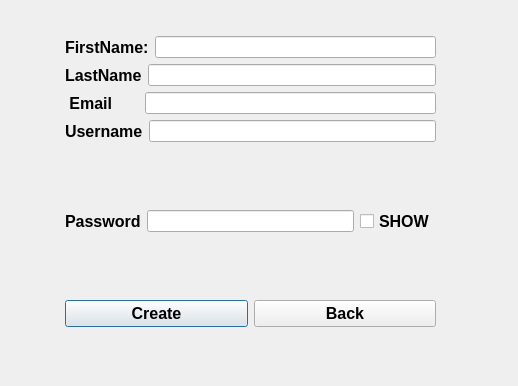
<?xml version="1.0" encoding="UTF-8"?>
<ui version="4.0">
 <class>Registracija</class>
 <widget class="QDialog" name="Registracija">
  <property name="geometry">
   <rect>
    <x>0</x>
    <y>0</y>
    <width>518</width>
    <height>386</height>
   </rect>
  </property>
  <property name="windowTitle">
   <string>Dialog</string>
  </property>
  <widget class="QWidget" name="layoutWidget">
   <property name="geometry">
    <rect>
     <x>65</x>
     <y>36</y>
     <width>371</width>
     <height>291</height>
    </rect>
   </property>
   <layout class="QGridLayout" name="gridLayout">
    <item row="0" column="0">
     <layout class="QHBoxLayout" name="horizontalLayout_5">
      <item>
       <widget class="QLabel" name="labelname">
        <property name="font">
         <font>
          <pointsize>12</pointsize>
          <bold>true</bold>
         </font>
        </property>
        <property name="text">
         <string>FirstName:</string>
        </property>
       </widget>
      </item>
      <item>
       <widget class="QLineEdit" name="fname">
        <property name="enabled">
         <bool>true</bool>
        </property>
        <property name="sizePolicy">
         <sizepolicy hsizetype="Expanding" vsizetype="Fixed">
          <horstretch>0</horstretch>
          <verstretch>0</verstretch>
         </sizepolicy>
        </property>
        <property name="minimumSize">
         <size>
          <width>0</width>
          <height>0</height>
         </size>
        </property>
        <property name="contextMenuPolicy">
         <enum>Qt::NoContextMenu</enum>
        </property>
        <property name="acceptDrops">
         <bool>true</bool>
        </property>
        <property name="toolTip">
         <string/>
        </property>
        <property name="maxLength">
         <number>1000</number>
        </property>
        <property name="echoMode">
         <enum>QLineEdit::Normal</enum>
        </property>
       </widget>
      </item>
     </layout>
    </item>
    <item row="1" column="0">
     <layout class="QHBoxLayout" name="horizontalLayout_19">
      <item>
       <widget class="QLabel" name="label_13">
        <property name="font">
         <font>
          <pointsize>12</pointsize>
          <bold>true</bold>
         </font>
        </property>
        <property name="text">
         <string>LastName</string>
        </property>
        <property name="margin">
         <number>3</number>
        </property>
       </widget>
      </item>
      <item>
       <widget class="QLineEdit" name="lname">
        <property name="enabled">
         <bool>true</bool>
        </property>
        <property name="sizePolicy">
         <sizepolicy hsizetype="Expanding" vsizetype="Fixed">
          <horstretch>0</horstretch>
          <verstretch>0</verstretch>
         </sizepolicy>
        </property>
        <property name="minimumSize">
         <size>
          <width>0</width>
          <height>0</height>
         </size>
        </property>
        <property name="contextMenuPolicy">
         <enum>Qt::NoContextMenu</enum>
        </property>
        <property name="acceptDrops">
         <bool>true</bool>
        </property>
        <property name="toolTip">
         <string/>
        </property>
        <property name="maxLength">
         <number>1000</number>
        </property>
        <property name="echoMode">
         <enum>QLineEdit::Normal</enum>
        </property>
       </widget>
      </item>
     </layout>
    </item>
    <item row="2" column="0">
     <layout class="QHBoxLayout" name="horizontalLayout_18">
      <item>
       <widget class="QLabel" name="label_12">
        <property name="font">
         <font>
          <pointsize>12</pointsize>
          <bold>true</bold>
         </font>
        </property>
        <property name="text">
         <string> Email      </string>
        </property>
        <property name="margin">
         <number>5</number>
        </property>
        <property name="indent">
         <number>-1</number>
        </property>
       </widget>
      </item>
      <item>
       <widget class="QLineEdit" name="email">
        <property name="enabled">
         <bool>true</bool>
        </property>
        <property name="sizePolicy">
         <sizepolicy hsizetype="Expanding" vsizetype="Fixed">
          <horstretch>0</horstretch>
          <verstretch>0</verstretch>
         </sizepolicy>
        </property>
        <property name="minimumSize">
         <size>
          <width>0</width>
          <height>0</height>
         </size>
        </property>
        <property name="contextMenuPolicy">
         <enum>Qt::NoContextMenu</enum>
        </property>
        <property name="acceptDrops">
         <bool>true</bool>
        </property>
        <property name="toolTip">
         <string/>
        </property>
        <property name="maxLength">
         <number>1000</number>
        </property>
        <property name="echoMode">
         <enum>QLineEdit::Normal</enum>
        </property>
       </widget>
      </item>
     </layout>
    </item>
    <item row="3" column="0">
     <layout class="QHBoxLayout" name="horizontalLayout_3">
      <property name="topMargin">
       <number>0</number>
      </property>
      <item>
       <widget class="QLabel" name="label">
        <property name="font">
         <font>
          <pointsize>12</pointsize>
          <bold>true</bold>
         </font>
        </property>
        <property name="text">
         <string>Username</string>
        </property>
        <property name="margin">
         <number>2</number>
        </property>
       </widget>
      </item>
      <item>
       <widget class="QLineEdit" name="user"/>
      </item>
     </layout>
    </item>
    <item row="4" column="0">
     <layout class="QHBoxLayout" name="horizontalLayout_2">
      <item>
       <widget class="QLabel" name="label_2">
        <property name="font">
         <font>
          <pointsize>12</pointsize>
          <bold>true</bold>
         </font>
        </property>
        <property name="text">
         <string>Password</string>
        </property>
        <property name="margin">
         <number>4</number>
        </property>
       </widget>
      </item>
      <item>
       <widget class="QLineEdit" name="pass">
        <property name="enabled">
         <bool>true</bool>
        </property>
        <property name="sizePolicy">
         <sizepolicy hsizetype="Expanding" vsizetype="Fixed">
          <horstretch>0</horstretch>
          <verstretch>0</verstretch>
         </sizepolicy>
        </property>
        <property name="minimumSize">
         <size>
          <width>0</width>
          <height>0</height>
         </size>
        </property>
        <property name="contextMenuPolicy">
         <enum>Qt::NoContextMenu</enum>
        </property>
        <property name="acceptDrops">
         <bool>true</bool>
        </property>
        <property name="toolTip">
         <string/>
        </property>
        <property name="maxLength">
         <number>1000</number>
        </property>
        <property name="echoMode">
         <enum>QLineEdit::Password</enum>
        </property>
       </widget>
      </item>
      <item>
       <widget class="QCheckBox" name="pokazi">
        <property name="sizePolicy">
         <sizepolicy hsizetype="Minimum" vsizetype="Preferred">
          <horstretch>0</horstretch>
          <verstretch>0</verstretch>
         </sizepolicy>
        </property>
        <property name="font">
         <font>
          <pointsize>12</pointsize>
          <bold>true</bold>
         </font>
        </property>
        <property name="autoFillBackground">
         <bool>true</bool>
        </property>
        <property name="text">
         <string>SHOW</string>
        </property>
       </widget>
      </item>
     </layout>
    </item>
    <item row="5" column="0">
     <layout class="QHBoxLayout" name="horizontalLayout">
      <item>
       <widget class="QPushButton" name="Create">
        <property name="font">
         <font>
          <pointsize>12</pointsize>
          <bold>true</bold>
         </font>
        </property>
        <property name="text">
         <string>Create</string>
        </property>
        <property name="checkable">
         <bool>false</bool>
        </property>
       </widget>
      </item>
      <item>
       <widget class="QPushButton" name="Back">
        <property name="font">
         <font>
          <pointsize>12</pointsize>
          <bold>true</bold>
         </font>
        </property>
        <property name="text">
         <string>Back</string>
        </property>
        <property name="checkable">
         <bool>false</bool>
        </property>
       </widget>
      </item>
     </layout>
    </item>
   </layout>
  </widget>
 </widget>
 <resources/>
 <connections/>
</ui>
